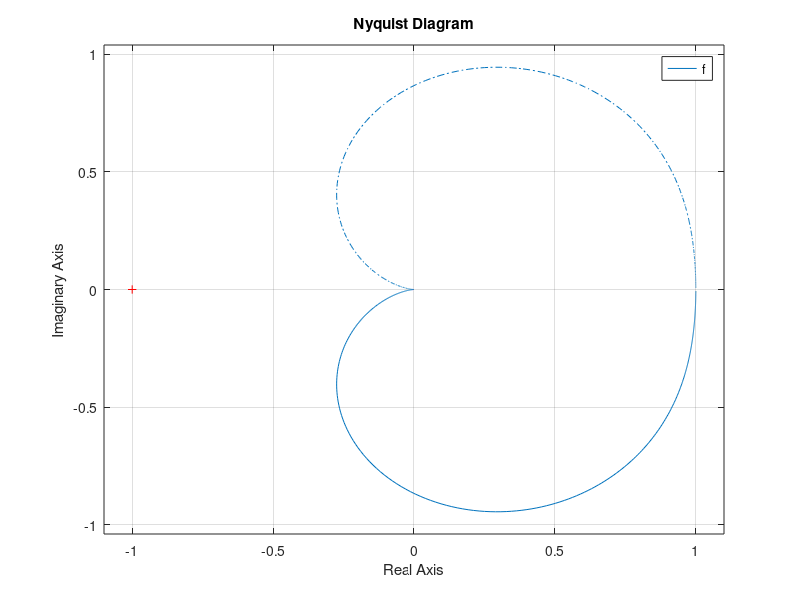

Here is the MATLAB script that generated this plot:
pkg load control;
s = tf('s') #modelo para função de transferência
f = 6/((2*(s^2))+(4*s)+(6)) #função de transferência
#num = [6]
#den = [2 4 6]
nyquist(f)